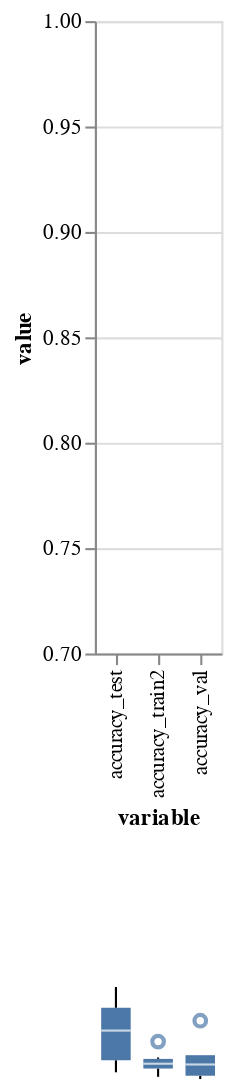

Notebook code for this chart:
### Code cell
import altair as alt

source = results.melt()

alt.Chart(source).mark_boxplot().encode(
    x='variable:N',
    y=alt.Y('value:Q',scale=alt.Scale(domain=(0.7, 1)))
)

### Figure 1 — Vega-Lite specification as saved in the notebook (floating-point values rounded to 4 significant figures)
{"config": {"view": {"continuousWidth": 400, "continuousHeight": 300}}, "data": {"name": "data-24d98fa1c955b9c554cf0e71ebd699c3"}, "mark": "boxplot", "encoding": {"x": {"field": "variable", "type": "nominal"}, "y": {"field": "value", "scale": {"domain": [0.7, 1]}, "type": "quantitative"}}, "$schema": "https://vega.github.io/schema/vega-lite/v4.17.0.json", "datasets": {"data-24d98fa1c955b9c554cf0e71ebd699c3": [{"variable": "accuracy_test", "value": 0.5418}, {"variable": "accuracy_test", "value": 0.5259}, {"variable": "accuracy_test", "value": 0.5163}, {"variable": "accuracy_test", "value": 0.504}, {"variable": "accuracy_test", "value": 0.5013}, {"variable": "accuracy_test", "value": 0.5339}, {"variable": "accuracy_train2", "value": 0.5024}, {"variable": "accuracy_train2", "value": 0.5057}, {"variable": "accuracy_train2", "value": 0.5051}, {"variable": "accuracy_train2", "value": 0.5084}, {"variable": "accuracy_train2", "value": 0.5159}, {"variable": "accuracy_train2", "value": 0.4992}, {"variable": "accuracy_val", "value": 0.4981}, {"variable": "accuracy_val", "value": 0.5258}, {"variable": "accuracy_val", "value": 0.4994}, {"variable": "accuracy_val", "value": 0.5094}, {"variable": "accuracy_val", "value": 0.5094}, {"variable": "accuracy_val", "value": 0.5006}]}}
